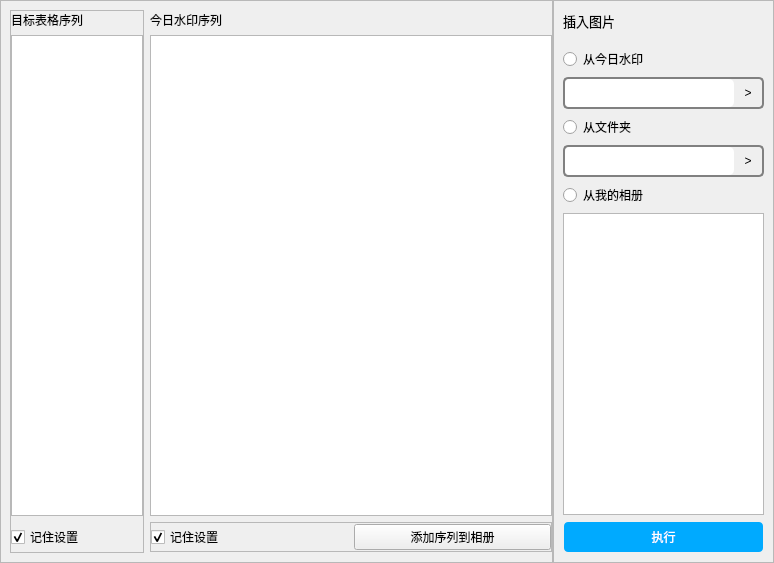
<?xml version="1.0" encoding="UTF-8"?>
<ui version="4.0">
 <class>Form</class>
 <widget class="QWidget" name="Form">
  <property name="geometry">
   <rect>
    <x>0</x>
    <y>0</y>
    <width>774</width>
    <height>563</height>
   </rect>
  </property>
  <property name="windowTitle">
   <string>Form</string>
  </property>
  <layout class="QHBoxLayout" name="horizontalLayout" stretch="5,2">
   <property name="spacing">
    <number>0</number>
   </property>
   <property name="leftMargin">
    <number>0</number>
   </property>
   <property name="topMargin">
    <number>0</number>
   </property>
   <property name="rightMargin">
    <number>0</number>
   </property>
   <property name="bottomMargin">
    <number>0</number>
   </property>
   <item>
    <widget class="QFrame" name="frame_28">
     <property name="frameShape">
      <enum>QFrame::StyledPanel</enum>
     </property>
     <property name="frameShadow">
      <enum>QFrame::Raised</enum>
     </property>
     <layout class="QHBoxLayout" name="horizontalLayout_28" stretch="1,3">
      <property name="leftMargin">
       <number>9</number>
      </property>
      <property name="topMargin">
       <number>9</number>
      </property>
      <property name="rightMargin">
       <number>0</number>
      </property>
      <property name="bottomMargin">
       <number>9</number>
      </property>
      <item>
       <widget class="QFrame" name="frame_30">
        <property name="frameShape">
         <enum>QFrame::StyledPanel</enum>
        </property>
        <property name="frameShadow">
         <enum>QFrame::Raised</enum>
        </property>
        <layout class="QVBoxLayout" name="verticalLayout_21">
         <property name="leftMargin">
          <number>0</number>
         </property>
         <property name="topMargin">
          <number>0</number>
         </property>
         <property name="rightMargin">
          <number>0</number>
         </property>
         <property name="bottomMargin">
          <number>0</number>
         </property>
         <item>
          <widget class="QLabel" name="label_25">
           <property name="text">
            <string>目标表格序列</string>
           </property>
          </widget>
         </item>
         <item>
          <widget class="TargetTabListView" name="listView_5"/>
         </item>
         <item>
          <widget class="QCheckBox" name="checkBox_9">
           <property name="minimumSize">
            <size>
             <width>0</width>
             <height>30</height>
            </size>
           </property>
           <property name="maximumSize">
            <size>
             <width>16777215</width>
             <height>30</height>
            </size>
           </property>
           <property name="text">
            <string>记住设置</string>
           </property>
           <property name="checked">
            <bool>true</bool>
           </property>
          </widget>
         </item>
        </layout>
       </widget>
      </item>
      <item>
       <widget class="QStackedWidget" name="stackedWidget_2">
        <property name="currentIndex">
         <number>0</number>
        </property>
        <widget class="QWidget" name="page_2">
         <layout class="QVBoxLayout" name="verticalLayout_22">
          <property name="spacing">
           <number>6</number>
          </property>
          <property name="leftMargin">
           <number>0</number>
          </property>
          <property name="topMargin">
           <number>1</number>
          </property>
          <property name="rightMargin">
           <number>0</number>
          </property>
          <property name="bottomMargin">
           <number>1</number>
          </property>
          <item>
           <widget class="QLabel" name="label_22">
            <property name="sizePolicy">
             <sizepolicy hsizetype="Preferred" vsizetype="Fixed">
              <horstretch>0</horstretch>
              <verstretch>0</verstretch>
             </sizepolicy>
            </property>
            <property name="minimumSize">
             <size>
              <width>0</width>
              <height>0</height>
             </size>
            </property>
            <property name="text">
             <string>今日水印序列</string>
            </property>
           </widget>
          </item>
          <item>
           <widget class="QListView" name="listView_6"/>
          </item>
          <item>
           <widget class="QFrame" name="frame">
            <property name="sizePolicy">
             <sizepolicy hsizetype="Preferred" vsizetype="Fixed">
              <horstretch>0</horstretch>
              <verstretch>0</verstretch>
             </sizepolicy>
            </property>
            <property name="minimumSize">
             <size>
              <width>0</width>
              <height>30</height>
             </size>
            </property>
            <property name="maximumSize">
             <size>
              <width>16777215</width>
              <height>30</height>
             </size>
            </property>
            <property name="frameShape">
             <enum>QFrame::StyledPanel</enum>
            </property>
            <property name="frameShadow">
             <enum>QFrame::Raised</enum>
            </property>
            <layout class="QHBoxLayout" name="horizontalLayout_2">
             <property name="leftMargin">
              <number>0</number>
             </property>
             <property name="topMargin">
              <number>0</number>
             </property>
             <property name="rightMargin">
              <number>0</number>
             </property>
             <property name="bottomMargin">
              <number>0</number>
             </property>
             <item>
              <widget class="QCheckBox" name="checkBox_8">
               <property name="text">
                <string>记住设置</string>
               </property>
               <property name="checked">
                <bool>true</bool>
               </property>
              </widget>
             </item>
             <item>
              <widget class="QPushButton" name="pushButton">
               <property name="text">
                <string>添加序列到相册</string>
               </property>
              </widget>
             </item>
            </layout>
           </widget>
          </item>
         </layout>
        </widget>
        <widget class="QWidget" name="page_4">
         <layout class="QVBoxLayout" name="verticalLayout_29">
          <property name="leftMargin">
           <number>0</number>
          </property>
          <property name="topMargin">
           <number>1</number>
          </property>
          <property name="rightMargin">
           <number>0</number>
          </property>
          <property name="bottomMargin">
           <number>1</number>
          </property>
          <item>
           <widget class="QLabel" name="label_24">
            <property name="text">
             <string>文件夹序列</string>
            </property>
           </widget>
          </item>
          <item>
           <widget class="QListView" name="listView_10"/>
          </item>
          <item>
           <widget class="QFrame" name="frame_3">
            <property name="frameShape">
             <enum>QFrame::StyledPanel</enum>
            </property>
            <property name="frameShadow">
             <enum>QFrame::Raised</enum>
            </property>
            <layout class="QHBoxLayout" name="horizontalLayout_4">
             <property name="leftMargin">
              <number>0</number>
             </property>
             <property name="topMargin">
              <number>0</number>
             </property>
             <property name="rightMargin">
              <number>0</number>
             </property>
             <property name="bottomMargin">
              <number>0</number>
             </property>
             <item>
              <widget class="QCheckBox" name="checkBox_10">
               <property name="text">
                <string>记住设置</string>
               </property>
               <property name="checked">
                <bool>true</bool>
               </property>
              </widget>
             </item>
             <item>
              <widget class="QPushButton" name="pushButton_3">
               <property name="text">
                <string>添加序列到相册</string>
               </property>
              </widget>
             </item>
            </layout>
           </widget>
          </item>
         </layout>
        </widget>
        <widget class="QWidget" name="page_3">
         <layout class="QVBoxLayout" name="verticalLayout_28">
          <property name="leftMargin">
           <number>0</number>
          </property>
          <property name="topMargin">
           <number>1</number>
          </property>
          <property name="rightMargin">
           <number>0</number>
          </property>
          <property name="bottomMargin">
           <number>1</number>
          </property>
          <item>
           <widget class="QLabel" name="label_23">
            <property name="text">
             <string>相册序列</string>
            </property>
           </widget>
          </item>
          <item>
           <widget class="QListView" name="listView_9"/>
          </item>
          <item>
           <widget class="QFrame" name="frame_4">
            <property name="frameShape">
             <enum>QFrame::StyledPanel</enum>
            </property>
            <property name="frameShadow">
             <enum>QFrame::Raised</enum>
            </property>
            <layout class="QHBoxLayout" name="horizontalLayout_5">
             <property name="leftMargin">
              <number>0</number>
             </property>
             <property name="topMargin">
              <number>0</number>
             </property>
             <property name="rightMargin">
              <number>0</number>
             </property>
             <property name="bottomMargin">
              <number>0</number>
             </property>
             <item>
              <widget class="QCheckBox" name="checkBox_12">
               <property name="text">
                <string>记住设置</string>
               </property>
               <property name="checked">
                <bool>true</bool>
               </property>
              </widget>
             </item>
             <item>
              <widget class="QPushButton" name="pushButton_4">
               <property name="text">
                <string>添加序列到相册</string>
               </property>
              </widget>
             </item>
            </layout>
           </widget>
          </item>
         </layout>
        </widget>
       </widget>
      </item>
     </layout>
    </widget>
   </item>
   <item>
    <widget class="QFrame" name="frame_29">
     <property name="maximumSize">
      <size>
       <width>300</width>
       <height>16777215</height>
      </size>
     </property>
     <property name="frameShape">
      <enum>QFrame::StyledPanel</enum>
     </property>
     <property name="frameShadow">
      <enum>QFrame::Raised</enum>
     </property>
     <layout class="QVBoxLayout" name="verticalLayout_20">
      <property name="topMargin">
       <number>0</number>
      </property>
      <item>
       <widget class="QLabel" name="label_20">
        <property name="sizePolicy">
         <sizepolicy hsizetype="Preferred" vsizetype="Fixed">
          <horstretch>0</horstretch>
          <verstretch>0</verstretch>
         </sizepolicy>
        </property>
        <property name="minimumSize">
         <size>
          <width>0</width>
          <height>40</height>
         </size>
        </property>
        <property name="font">
         <font>
          <family>幼圆</family>
          <pointsize>10</pointsize>
         </font>
        </property>
        <property name="text">
         <string>插入图片</string>
        </property>
       </widget>
      </item>
      <item>
       <widget class="QRadioButton" name="radioButton_9">
        <property name="text">
         <string>从今日水印</string>
        </property>
       </widget>
      </item>
      <item>
       <widget class="QFrame" name="frm_aS_1_1_3">
        <property name="sizePolicy">
         <sizepolicy hsizetype="Preferred" vsizetype="Fixed">
          <horstretch>0</horstretch>
          <verstretch>0</verstretch>
         </sizepolicy>
        </property>
        <property name="minimumSize">
         <size>
          <width>0</width>
          <height>32</height>
         </size>
        </property>
        <property name="maximumSize">
         <size>
          <width>16777215</width>
          <height>32</height>
         </size>
        </property>
        <property name="styleSheet">
         <string notr="true">border-radius: 5px;
border: 2px  grey;
border-style: solid;</string>
        </property>
        <property name="frameShape">
         <enum>QFrame::StyledPanel</enum>
        </property>
        <property name="frameShadow">
         <enum>QFrame::Raised</enum>
        </property>
        <layout class="QHBoxLayout" name="horizontalLayout_26">
         <property name="spacing">
          <number>0</number>
         </property>
         <property name="leftMargin">
          <number>0</number>
         </property>
         <property name="topMargin">
          <number>0</number>
         </property>
         <property name="rightMargin">
          <number>0</number>
         </property>
         <property name="bottomMargin">
          <number>0</number>
         </property>
         <item>
          <widget class="QLineEdit" name="Edit_aS_docPath_2">
           <property name="minimumSize">
            <size>
             <width>0</width>
             <height>28</height>
            </size>
           </property>
           <property name="maximumSize">
            <size>
             <width>16777215</width>
             <height>28</height>
            </size>
           </property>
           <property name="styleSheet">
            <string notr="true">border: 0px</string>
           </property>
           <property name="readOnly">
            <bool>true</bool>
           </property>
          </widget>
         </item>
         <item>
          <widget class="QPushButton" name="Btn_aS_docPath_2">
           <property name="sizePolicy">
            <sizepolicy hsizetype="Fixed" vsizetype="Fixed">
             <horstretch>0</horstretch>
             <verstretch>0</verstretch>
            </sizepolicy>
           </property>
           <property name="minimumSize">
            <size>
             <width>28</width>
             <height>28</height>
            </size>
           </property>
           <property name="maximumSize">
            <size>
             <width>28</width>
             <height>28</height>
            </size>
           </property>
           <property name="styleSheet">
            <string notr="true">border:0px</string>
           </property>
           <property name="text">
            <string>&gt;</string>
           </property>
          </widget>
         </item>
        </layout>
       </widget>
      </item>
      <item>
       <widget class="QRadioButton" name="radioButton_10">
        <property name="text">
         <string>从文件夹</string>
        </property>
       </widget>
      </item>
      <item>
       <widget class="QFrame" name="frm_aS_1_1_4">
        <property name="sizePolicy">
         <sizepolicy hsizetype="Preferred" vsizetype="Fixed">
          <horstretch>0</horstretch>
          <verstretch>0</verstretch>
         </sizepolicy>
        </property>
        <property name="minimumSize">
         <size>
          <width>0</width>
          <height>32</height>
         </size>
        </property>
        <property name="maximumSize">
         <size>
          <width>16777215</width>
          <height>32</height>
         </size>
        </property>
        <property name="styleSheet">
         <string notr="true">border-radius: 5px;
border: 2px  grey;
border-style: solid;</string>
        </property>
        <property name="frameShape">
         <enum>QFrame::StyledPanel</enum>
        </property>
        <property name="frameShadow">
         <enum>QFrame::Raised</enum>
        </property>
        <layout class="QHBoxLayout" name="horizontalLayout_27">
         <property name="spacing">
          <number>0</number>
         </property>
         <property name="leftMargin">
          <number>0</number>
         </property>
         <property name="topMargin">
          <number>0</number>
         </property>
         <property name="rightMargin">
          <number>0</number>
         </property>
         <property name="bottomMargin">
          <number>0</number>
         </property>
         <item>
          <widget class="QLineEdit" name="Edit_aS_docPath_3">
           <property name="minimumSize">
            <size>
             <width>0</width>
             <height>28</height>
            </size>
           </property>
           <property name="maximumSize">
            <size>
             <width>16777215</width>
             <height>28</height>
            </size>
           </property>
           <property name="styleSheet">
            <string notr="true">border: 0px</string>
           </property>
           <property name="readOnly">
            <bool>true</bool>
           </property>
          </widget>
         </item>
         <item>
          <widget class="QPushButton" name="Btn_aS_docPath_3">
           <property name="sizePolicy">
            <sizepolicy hsizetype="Fixed" vsizetype="Fixed">
             <horstretch>0</horstretch>
             <verstretch>0</verstretch>
            </sizepolicy>
           </property>
           <property name="minimumSize">
            <size>
             <width>28</width>
             <height>28</height>
            </size>
           </property>
           <property name="maximumSize">
            <size>
             <width>28</width>
             <height>28</height>
            </size>
           </property>
           <property name="styleSheet">
            <string notr="true">border:0px</string>
           </property>
           <property name="text">
            <string>&gt;</string>
           </property>
          </widget>
         </item>
        </layout>
       </widget>
      </item>
      <item>
       <widget class="QRadioButton" name="radioButton_11">
        <property name="text">
         <string>从我的相册</string>
        </property>
       </widget>
      </item>
      <item>
       <widget class="QListView" name="listView_4"/>
      </item>
      <item>
       <widget class="QPushButton" name="pushButton_5">
        <property name="minimumSize">
         <size>
          <width>0</width>
          <height>32</height>
         </size>
        </property>
        <property name="styleSheet">
         <string notr="true">background-color: rgb(0, 170, 255);
color: rgb(255, 255, 255);
border-radius:5px;
border: 2px solid rgba(255, 255, 255, 0);</string>
        </property>
        <property name="text">
         <string>执行</string>
        </property>
       </widget>
      </item>
     </layout>
    </widget>
   </item>
  </layout>
 </widget>
 <customwidgets>
  <customwidget>
   <class>TargetTabListView</class>
   <extends>QListView</extends>
   <header>TargetTabListView.h</header>
  </customwidget>
 </customwidgets>
 <resources/>
 <connections/>
</ui>
